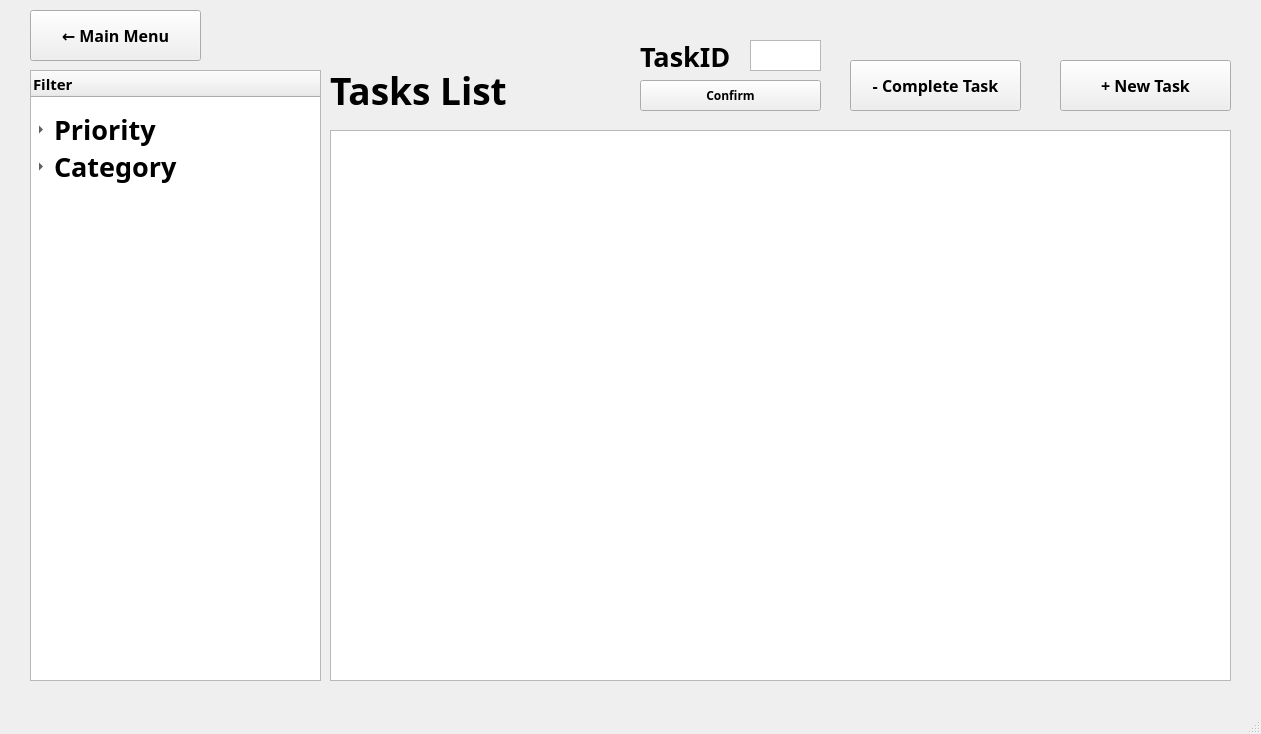
<?xml version="1.0" encoding="UTF-8"?>
<ui version="4.0">
 <class>MainWindow</class>
 <widget class="QMainWindow" name="MainWindow">
  <property name="geometry">
   <rect>
    <x>0</x>
    <y>0</y>
    <width>1261</width>
    <height>734</height>
   </rect>
  </property>
  <property name="windowTitle">
   <string>MainWindow</string>
  </property>
  <widget class="QWidget" name="centralwidget">
   <widget class="QStackedWidget" name="stackedWidget">
    <property name="geometry">
     <rect>
      <x>0</x>
      <y>0</y>
      <width>1251</width>
      <height>691</height>
     </rect>
    </property>
    <property name="currentIndex">
     <number>2</number>
    </property>
    <widget class="QWidget" name="page">
     <widget class="QLabel" name="label">
      <property name="geometry">
       <rect>
        <x>510</x>
        <y>-20</y>
        <width>321</width>
        <height>141</height>
       </rect>
      </property>
      <property name="font">
       <font>
        <family>Arial Rounded MT</family>
        <pointsize>48</pointsize>
        <bold>true</bold>
       </font>
      </property>
      <property name="text">
       <string>Taskly</string>
      </property>
     </widget>
     <widget class="QWidget" name="layoutWidget">
      <property name="geometry">
       <rect>
        <x>690</x>
        <y>100</y>
        <width>551</width>
        <height>301</height>
       </rect>
      </property>
      <layout class="QVBoxLayout" name="verticalLayout">
       <item>
        <widget class="QPushButton" name="btnAddTasks">
         <property name="font">
          <font>
           <family>Arial Rounded MT</family>
           <pointsize>26</pointsize>
           <bold>true</bold>
          </font>
         </property>
         <property name="text">
          <string>Add Tasks</string>
         </property>
        </widget>
       </item>
       <item>
        <widget class="QPushButton" name="btnTaskList">
         <property name="font">
          <font>
           <family>Arial Rounded MT</family>
           <pointsize>26</pointsize>
           <bold>true</bold>
          </font>
         </property>
         <property name="text">
          <string>Task List</string>
         </property>
        </widget>
       </item>
      </layout>
     </widget>
     <widget class="QWidget" name="layoutWidget">
      <property name="geometry">
       <rect>
        <x>40</x>
        <y>80</y>
        <width>591</width>
        <height>601</height>
       </rect>
      </property>
      <layout class="QVBoxLayout" name="verticalLayout_2">
       <item>
        <widget class="QSplitter" name="splitter">
         <property name="orientation">
          <enum>Qt::Orientation::Vertical</enum>
         </property>
         <widget class="QLabel" name="label_2">
          <property name="font">
           <font>
            <family>Arial Rounded MT</family>
            <pointsize>24</pointsize>
            <bold>true</bold>
           </font>
          </property>
          <property name="text">
           <string>Upcoming</string>
          </property>
         </widget>
         <widget class="QTableView" name="tbvCurrTask"/>
        </widget>
       </item>
       <item>
        <widget class="QSplitter" name="splitter_2">
         <property name="orientation">
          <enum>Qt::Orientation::Vertical</enum>
         </property>
         <widget class="QLabel" name="label_5">
          <property name="font">
           <font>
            <family>Arial Rounded MT</family>
            <pointsize>24</pointsize>
            <bold>true</bold>
           </font>
          </property>
          <property name="text">
           <string>Overdue</string>
          </property>
         </widget>
         <widget class="QTableView" name="tbvOverdueTask"/>
        </widget>
       </item>
      </layout>
     </widget>
    </widget>
    <widget class="QWidget" name="page_2">
     <widget class="QLabel" name="label_7">
      <property name="geometry">
       <rect>
        <x>490</x>
        <y>-40</y>
        <width>541</width>
        <height>141</height>
       </rect>
      </property>
      <property name="font">
       <font>
        <family>Arial Rounded MT</family>
        <pointsize>28</pointsize>
        <bold>true</bold>
       </font>
      </property>
      <property name="text">
       <string>Create New Task</string>
      </property>
     </widget>
     <widget class="QGroupBox" name="groupBox_3">
      <property name="geometry">
       <rect>
        <x>20</x>
        <y>60</y>
        <width>1221</width>
        <height>251</height>
       </rect>
      </property>
      <property name="title">
       <string/>
      </property>
      <widget class="QTextEdit" name="txtTitle">
       <property name="geometry">
        <rect>
         <x>20</x>
         <y>67</y>
         <width>661</width>
         <height>31</height>
        </rect>
       </property>
      </widget>
      <widget class="QLabel" name="label_8">
       <property name="geometry">
        <rect>
         <x>20</x>
         <y>110</y>
         <width>290</width>
         <height>32</height>
        </rect>
       </property>
       <property name="font">
        <font>
         <family>Arial Rounded MT</family>
         <pointsize>20</pointsize>
         <bold>true</bold>
        </font>
       </property>
       <property name="text">
        <string>Description (Optional)</string>
       </property>
      </widget>
      <widget class="QTextEdit" name="txtDescription">
       <property name="geometry">
        <rect>
         <x>20</x>
         <y>150</y>
         <width>661</width>
         <height>91</height>
        </rect>
       </property>
      </widget>
      <widget class="QComboBox" name="cmbCategory">
       <property name="geometry">
        <rect>
         <x>720</x>
         <y>70</y>
         <width>271</width>
         <height>26</height>
        </rect>
       </property>
      </widget>
      <widget class="QSplitter" name="splitter_4">
       <property name="geometry">
        <rect>
         <x>20</x>
         <y>30</y>
         <width>1141</width>
         <height>32</height>
        </rect>
       </property>
       <property name="orientation">
        <enum>Qt::Orientation::Horizontal</enum>
       </property>
       <property name="handleWidth">
        <number>500</number>
       </property>
       <widget class="QLabel" name="label_13">
        <property name="font">
         <font>
          <family>Arial Rounded MT</family>
          <pointsize>20</pointsize>
          <bold>true</bold>
         </font>
        </property>
        <property name="text">
         <string>Title</string>
        </property>
       </widget>
       <widget class="QLabel" name="label_11">
        <property name="font">
         <font>
          <family>Arial Rounded MT</family>
          <pointsize>20</pointsize>
          <bold>true</bold>
         </font>
        </property>
        <property name="text">
         <string>Category</string>
        </property>
       </widget>
      </widget>
      <widget class="QPushButton" name="btnNew">
       <property name="geometry">
        <rect>
         <x>1010</x>
         <y>70</y>
         <width>201</width>
         <height>31</height>
        </rect>
       </property>
       <property name="font">
        <font>
         <family>Arial Rounded MT</family>
         <pointsize>9</pointsize>
         <bold>true</bold>
        </font>
       </property>
       <property name="text">
        <string>Add New Category</string>
       </property>
      </widget>
      <widget class="QPushButton" name="btnSaveC">
       <property name="geometry">
        <rect>
         <x>720</x>
         <y>110</y>
         <width>271</width>
         <height>31</height>
        </rect>
       </property>
       <property name="font">
        <font>
         <family>Arial Rounded MT</family>
         <pointsize>9</pointsize>
         <bold>true</bold>
        </font>
       </property>
       <property name="text">
        <string>Save</string>
       </property>
      </widget>
      <widget class="QTextEdit" name="txtNewCategory">
       <property name="geometry">
        <rect>
         <x>720</x>
         <y>70</y>
         <width>271</width>
         <height>31</height>
        </rect>
       </property>
      </widget>
     </widget>
     <widget class="QSplitter" name="splitter_3">
      <property name="geometry">
       <rect>
        <x>20</x>
        <y>510</y>
        <width>1221</width>
        <height>163</height>
       </rect>
      </property>
      <property name="orientation">
       <enum>Qt::Orientation::Vertical</enum>
      </property>
      <widget class="QPushButton" name="btnSave">
       <property name="font">
        <font>
         <family>Arial Rounded MT</family>
         <pointsize>26</pointsize>
         <bold>true</bold>
        </font>
       </property>
       <property name="text">
        <string>Save</string>
       </property>
      </widget>
      <widget class="QPushButton" name="btnClearTask">
       <property name="font">
        <font>
         <family>Arial Rounded MT</family>
         <pointsize>26</pointsize>
         <bold>true</bold>
        </font>
       </property>
       <property name="text">
        <string>Clear</string>
       </property>
      </widget>
      <widget class="QPushButton" name="btnReturnNewTask">
       <property name="font">
        <font>
         <family>Arial Rounded MT</family>
         <pointsize>26</pointsize>
         <bold>true</bold>
        </font>
       </property>
       <property name="text">
        <string>Return</string>
       </property>
      </widget>
     </widget>
     <widget class="QSplitter" name="splitter_5">
      <property name="geometry">
       <rect>
        <x>20</x>
        <y>320</y>
        <width>1221</width>
        <height>171</height>
       </rect>
      </property>
      <property name="orientation">
       <enum>Qt::Orientation::Horizontal</enum>
      </property>
      <widget class="QGroupBox" name="groupBox_2">
       <property name="title">
        <string/>
       </property>
       <widget class="QLabel" name="label_9">
        <property name="geometry">
         <rect>
          <x>10</x>
          <y>30</y>
          <width>301</width>
          <height>41</height>
         </rect>
        </property>
        <property name="font">
         <font>
          <family>Arial Rounded MT</family>
          <pointsize>20</pointsize>
          <bold>true</bold>
         </font>
        </property>
        <property name="text">
         <string>Due Date &amp; Time</string>
        </property>
       </widget>
       <widget class="QDateEdit" name="dteDate">
        <property name="geometry">
         <rect>
          <x>10</x>
          <y>80</y>
          <width>581</width>
          <height>51</height>
         </rect>
        </property>
        <property name="dateTime">
         <datetime>
          <hour>0</hour>
          <minute>0</minute>
          <second>0</second>
          <year>2000</year>
          <month>1</month>
          <day>1</day>
         </datetime>
        </property>
        <property name="displayFormat">
         <string>yyyy/mm/dd</string>
        </property>
        <property name="timeSpec">
         <enum>Qt::TimeSpec::LocalTime</enum>
        </property>
       </widget>
      </widget>
      <widget class="QGroupBox" name="groupBox">
       <property name="title">
        <string/>
       </property>
       <widget class="QLabel" name="label_10">
        <property name="geometry">
         <rect>
          <x>10</x>
          <y>10</y>
          <width>301</width>
          <height>41</height>
         </rect>
        </property>
        <property name="font">
         <font>
          <family>Arial Rounded MT</family>
          <pointsize>20</pointsize>
          <bold>true</bold>
         </font>
        </property>
        <property name="text">
         <string>Priority</string>
        </property>
       </widget>
       <widget class="QWidget" name="layoutWidget">
        <property name="geometry">
         <rect>
          <x>20</x>
          <y>80</y>
          <width>601</width>
          <height>26</height>
         </rect>
        </property>
        <layout class="QHBoxLayout" name="horizontalLayout">
         <item>
          <widget class="QRadioButton" name="rbLow">
           <property name="font">
            <font>
             <family>Arial Rounded MT</family>
             <pointsize>14</pointsize>
             <bold>true</bold>
            </font>
           </property>
           <property name="text">
            <string>Low</string>
           </property>
          </widget>
         </item>
         <item>
          <widget class="QRadioButton" name="rbMed">
           <property name="font">
            <font>
             <family>Arial Rounded MT</family>
             <pointsize>14</pointsize>
             <bold>true</bold>
            </font>
           </property>
           <property name="text">
            <string>Medium</string>
           </property>
          </widget>
         </item>
         <item>
          <widget class="QRadioButton" name="rbHigh">
           <property name="font">
            <font>
             <family>Arial Rounded MT</family>
             <pointsize>14</pointsize>
             <bold>true</bold>
            </font>
           </property>
           <property name="text">
            <string>High</string>
           </property>
          </widget>
         </item>
        </layout>
       </widget>
      </widget>
     </widget>
    </widget>
    <widget class="QWidget" name="page_5">
     <widget class="QLabel" name="label_14">
      <property name="geometry">
       <rect>
        <x>330</x>
        <y>20</y>
        <width>541</width>
        <height>141</height>
       </rect>
      </property>
      <property name="font">
       <font>
        <family>Arial Rounded MT</family>
        <pointsize>28</pointsize>
        <bold>true</bold>
       </font>
      </property>
      <property name="text">
       <string>Tasks List</string>
      </property>
     </widget>
     <widget class="QPushButton" name="btnAddTasks_5">
      <property name="geometry">
       <rect>
        <x>1060</x>
        <y>60</y>
        <width>171</width>
        <height>51</height>
       </rect>
      </property>
      <property name="font">
       <font>
        <family>Arial Rounded MT</family>
        <pointsize>12</pointsize>
        <bold>true</bold>
       </font>
      </property>
      <property name="text">
       <string>+ New Task</string>
      </property>
     </widget>
     <widget class="QTreeWidget" name="treeWidget">
      <property name="geometry">
       <rect>
        <x>30</x>
        <y>70</y>
        <width>291</width>
        <height>611</height>
       </rect>
      </property>
      <property name="animated">
       <bool>true</bool>
      </property>
      <property name="columnCount">
       <number>1</number>
      </property>
      <attribute name="headerVisible">
       <bool>true</bool>
      </attribute>
      <attribute name="headerStretchLastSection">
       <bool>true</bool>
      </attribute>
      <column>
       <property name="text">
        <string>Filter</string>
       </property>
       <property name="font">
        <font>
         <family>Arial Rounded MT</family>
         <pointsize>11</pointsize>
         <bold>true</bold>
        </font>
       </property>
      </column>
      <item>
       <property name="text">
        <string/>
       </property>
      </item>
      <item>
       <property name="text">
        <string>Priority</string>
       </property>
       <property name="font">
        <font>
         <family>Arial Rounded MT</family>
         <pointsize>20</pointsize>
         <bold>true</bold>
        </font>
       </property>
       <property name="flags">
        <set>ItemIsSelectable|ItemIsDropEnabled|ItemIsUserCheckable|ItemIsEnabled</set>
       </property>
       <item>
        <property name="text">
         <string>Low</string>
        </property>
        <property name="font">
         <font>
          <pointsize>14</pointsize>
          <bold>true</bold>
         </font>
        </property>
        <property name="flags">
         <set>ItemIsSelectable|ItemIsUserCheckable|ItemIsEnabled</set>
        </property>
       </item>
       <item>
        <property name="text">
         <string>Medium</string>
        </property>
        <property name="font">
         <font>
          <pointsize>14</pointsize>
          <bold>true</bold>
         </font>
        </property>
        <property name="flags">
         <set>ItemIsSelectable|ItemIsUserCheckable|ItemIsEnabled</set>
        </property>
       </item>
       <item>
        <property name="text">
         <string>High</string>
        </property>
        <property name="font">
         <font>
          <pointsize>14</pointsize>
          <bold>true</bold>
         </font>
        </property>
        <property name="flags">
         <set>ItemIsSelectable|ItemIsUserCheckable|ItemIsEnabled</set>
        </property>
       </item>
      </item>
      <item>
       <property name="text">
        <string>Category</string>
       </property>
       <property name="font">
        <font>
         <family>Arial Rounded MT</family>
         <pointsize>20</pointsize>
         <bold>true</bold>
        </font>
       </property>
       <item>
        <property name="text">
         <string>Work</string>
        </property>
        <property name="font">
         <font>
          <pointsize>14</pointsize>
          <bold>true</bold>
         </font>
        </property>
        <property name="flags">
         <set>ItemIsSelectable|ItemIsUserCheckable|ItemIsEnabled</set>
        </property>
       </item>
       <item>
        <property name="text">
         <string>School</string>
        </property>
        <property name="font">
         <font>
          <pointsize>14</pointsize>
          <bold>true</bold>
         </font>
        </property>
        <property name="flags">
         <set>ItemIsSelectable|ItemIsUserCheckable|ItemIsEnabled</set>
        </property>
       </item>
       <item>
        <property name="text">
         <string>Personal</string>
        </property>
        <property name="font">
         <font>
          <pointsize>14</pointsize>
          <bold>true</bold>
         </font>
        </property>
        <property name="flags">
         <set>ItemIsSelectable|ItemIsUserCheckable|ItemIsEnabled</set>
        </property>
       </item>
       <item>
        <property name="text">
         <string>Home</string>
        </property>
        <property name="font">
         <font>
          <pointsize>14</pointsize>
          <bold>true</bold>
         </font>
        </property>
        <property name="flags">
         <set>ItemIsSelectable|ItemIsUserCheckable|ItemIsEnabled</set>
        </property>
       </item>
       <item>
        <property name="text">
         <string>Health</string>
        </property>
        <property name="font">
         <font>
          <pointsize>14</pointsize>
          <bold>true</bold>
         </font>
        </property>
        <property name="flags">
         <set>ItemIsSelectable|ItemIsUserCheckable|ItemIsEnabled</set>
        </property>
       </item>
       <item>
        <property name="text">
         <string>Shopping</string>
        </property>
        <property name="font">
         <font>
          <pointsize>13</pointsize>
          <bold>true</bold>
         </font>
        </property>
        <property name="flags">
         <set>ItemIsSelectable|ItemIsUserCheckable|ItemIsEnabled</set>
        </property>
       </item>
      </item>
      <item>
       <property name="text">
        <string/>
       </property>
      </item>
     </widget>
     <widget class="QTableView" name="tbvTaskList">
      <property name="geometry">
       <rect>
        <x>330</x>
        <y>130</y>
        <width>901</width>
        <height>551</height>
       </rect>
      </property>
     </widget>
     <widget class="QPushButton" name="btnReturnTaskList">
      <property name="geometry">
       <rect>
        <x>30</x>
        <y>10</y>
        <width>171</width>
        <height>51</height>
       </rect>
      </property>
      <property name="font">
       <font>
        <family>Arial Rounded MT</family>
        <pointsize>12</pointsize>
        <bold>true</bold>
       </font>
      </property>
      <property name="text">
       <string>← Main Menu</string>
      </property>
     </widget>
     <widget class="QPushButton" name="btnComplete">
      <property name="geometry">
       <rect>
        <x>850</x>
        <y>60</y>
        <width>171</width>
        <height>51</height>
       </rect>
      </property>
      <property name="font">
       <font>
        <family>Arial Rounded MT</family>
        <pointsize>12</pointsize>
        <bold>true</bold>
       </font>
      </property>
      <property name="text">
       <string>- Complete Task</string>
      </property>
     </widget>
     <widget class="QTextEdit" name="txtTaskID">
      <property name="geometry">
       <rect>
        <x>750</x>
        <y>40</y>
        <width>71</width>
        <height>31</height>
       </rect>
      </property>
     </widget>
     <widget class="QPushButton" name="btnDeleteTask">
      <property name="geometry">
       <rect>
        <x>640</x>
        <y>80</y>
        <width>181</width>
        <height>31</height>
       </rect>
      </property>
      <property name="font">
       <font>
        <family>Arial Rounded MT</family>
        <pointsize>9</pointsize>
        <bold>true</bold>
       </font>
      </property>
      <property name="text">
       <string>Confirm</string>
      </property>
     </widget>
     <widget class="QLabel" name="lblTaskID">
      <property name="geometry">
       <rect>
        <x>640</x>
        <y>40</y>
        <width>101</width>
        <height>32</height>
       </rect>
      </property>
      <property name="font">
       <font>
        <family>Arial Rounded MT</family>
        <pointsize>20</pointsize>
        <bold>true</bold>
       </font>
      </property>
      <property name="text">
       <string>TaskID</string>
      </property>
     </widget>
    </widget>
   </widget>
  </widget>
  <widget class="QMenuBar" name="menubar">
   <property name="geometry">
    <rect>
     <x>0</x>
     <y>0</y>
     <width>1261</width>
     <height>33</height>
    </rect>
   </property>
  </widget>
  <widget class="QStatusBar" name="statusbar"/>
 </widget>
 <resources/>
 <connections/>
</ui>
